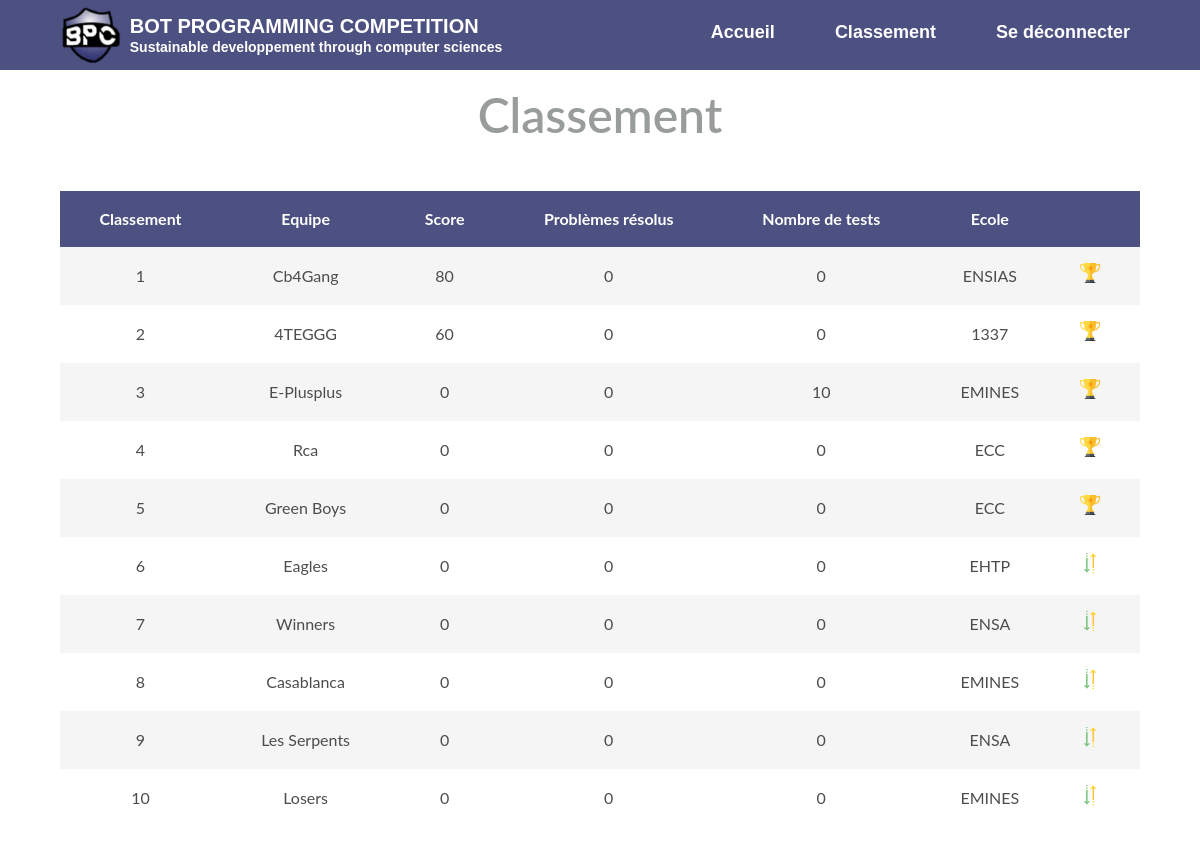
The app's page /Ranking/ (signed in) with its own data.
### app/models.py (models this page shows, shortened)
class Participant(models.Model):
    Username = models.CharField(max_length=30)
    Score = models.IntegerField(default=0)
    School = models.CharField(max_length=30)
    Solved_Problems = models.IntegerField(default=0)
    Number_Of_Tests = models.IntegerField(default=0)

### app/views.py (the view)
# urls.py: path('Ranking/', views.Ranking, name='ranking'),
@login_required(login_url='login')
def Ranking(request):
    participants = Participant.objects.all().order_by('Score').reverse()
    context = {'participants':participants, 'pass':5}
    return render(request, "Ranking.html", context)

### app/templates/Ranking.html (shortened to what this page needs)
<!DOCTYPE html>
{% load static %}
<html lang="en">
<head>
    <link rel="stylesheet" href="{% static 'css/Ranking.css' %}">
</head>
<body>
    <div class="navbar">
        <img src="{% static 'images/Logo.png' %}" class="logo">
        <h3 class="title">BOT PROGRAMMING COMPETITION</h3>
        <h3 class="subtitle">Sustainable developpement through computer sciences</h3>
        <div id="links">
            <li><a href="{% url 'home' %}" class="link">Accueil</a></li>
            <li><a href="{% url 'ranking' %}" class="link">Classement</a></li>
            <li><a href="{% url 'logout' %}" class="link">Se déconnecter</a></li>
        </div>
    </div>
    <div class="container">
        <header>
    <h1>Classement</h1>
        </header>
        <div class="wrapper">
            <table>
                <thead>
                    <tr>
                        <th>Classement</th>
                        <th>Equipe</th>
                        <th>Score</th>
                        <th>Problèmes résolus</th>
                        <th>Nombre de tests</th>
                        <th>Ecole</th>
                        <th> </th>
                    </tr>
                </thead>
                <tbody>
                {% for participant in participants %}
                    {% if forloop.counter <= pass %}
                    <tr class="pass">
                    {% else %}
                    <tr class="exclu">
                    {% endif %}
                        <td class="rank">{{forloop.counter}}</td>
                        <td class="team">{{participant.Username}}</td>
                        <td class="score">{{participant.Score}}</td>
                        <td class="prob">{{participant.Solved_Problems}}</td>
                        <td class="test">{{participant.Number_Of_Tests}}</td>
                        <td class="ecole">{{participant.School}}</td>
                        {% if forloop.counter <= pass %}
                        <td class="icon"><img src="{% static 'images/tr.png' %}" alt="trophy" width="20px"></td>
                        {% else %}
                        <td class="icon"><img src="{% static 'images/ar.png' %}" alt="exclu" width="20px"></td>
                        {% endif %}
                    </tr>
                {% endfor %}
                </tbody>
            </table>
        </div>
    </div>
</body>
</html>

### static/css/Ranking.css (style rules this page uses)
html { margin: 0 0 0 0; width:100%; height: 100%; }
body { margin: 0 0 0 0; width:100%; height:100%; font-family: 'Lato', Arial, sans-serif; color: #989c9b; }
.navbar { background-color: #4d5181; width:100%; height:70px; list-style-type: none; }
.logo { margin-left:50px; height:70px; width:auto; float: left; }
.title { margin:0 0 0 0; padding-top:15px; font-size:20px; color:white; font-family:arial; }
.subtitle { margin:0 0 0 0; padding-top:1px; font-size:14px; color:white; font-family:arial; }
li { float: left; }
li a { display: block; color: white; font-size:18px; font-family:arial; text-align: center; padding: 0px 30px; text-decoration: none; font-weight: bold; }
#links { float:right; margin-right:40px; margin-top:-33px; }
.container > header { margin: 0 auto; padding: 1em; text-align: center; }
.container > header h1 { font-weight: 600; font-size: 3em; margin: 0; }
.wrapper { line-height: 1.5em; margin: 0 auto; padding: 2em 0 3em; width: 90%; max-width: 2000px; overflow: hidden; }
table { border-collapse: collapse; width: 100%; background: #fff; }
th { background-color: #4d5181; font-weight: bold; color: #fff; white-space: nowrap; }
td, th { padding: 1em 1.5em; text-align: left; }
tbody tr:nth-child(2n-1) { background-color: #f5f5f5; transition: all .125s ease-in-out; }
td.rank { text-transform: capitalize; }
.prob { text-align: center; }
.test { text-align: center; }
.score { text-align: center; }
.rank { text-align: center; }
.ecole { text-align: center; text-transform: capitalize ; }
.team { text-align: center; text-transform: capitalize ; }
th { text-align: center; }
td { color: #4b4d4d; }

### records on screen
Participant: Username "Cb4Gang", Score "80", Solved_Problems "0", Number_Of_Tests "0", School "ENSIAS"
Participant: Username "4TEGGG", Score "60", Solved_Problems "0", Number_Of_Tests "0", School "1337"
Participant: Username "E-Plusplus", Score "0", Solved_Problems "0", Number_Of_Tests "10", School "EMINES"
Participant: Username "Rca", Score "0", Solved_Problems "0", Number_Of_Tests "0", School "ECC"
Participant: Username "Green Boys", Score "0", Solved_Problems "0", Number_Of_Tests "0", School "ECC"
Participant: Username "Eagles", Score "0", Solved_Problems "0", Number_Of_Tests "0", School "EHTP"
Participant: Username "Winners", Score "0", Solved_Problems "0", Number_Of_Tests "0", School "ENSA"
Participant: Username "Casablanca", Score "0", Solved_Problems "0", Number_Of_Tests "0", School "EMINES"
Participant: Username "Les Serpents", Score "0", Solved_Problems "0", Number_Of_Tests "0", School "ENSA"
Participant: Username "Losers", Score "0", Solved_Problems "0", Number_Of_Tests "0", School "EMINES"
